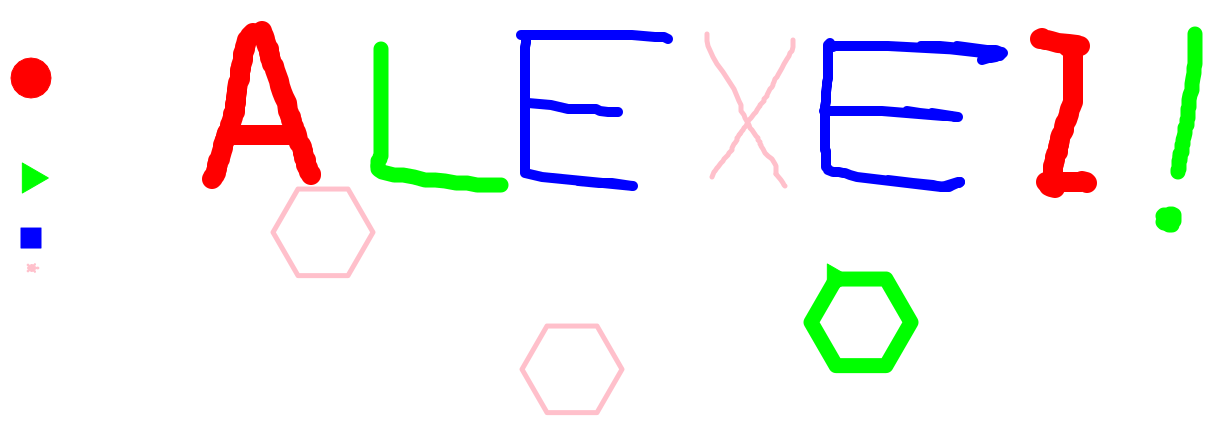

Source code (Python):
from turtle import *
from canvasvg import *
 
class MyTurtle(Turtle):
      def __init__(self,col,size,x,y,shape):
          Turtle.__init__(self)
          self.color(col)
          self.pensize(size*10)
          self.shapesize(size)
          self.pu()
          self.goto(x,y)
          self.shape(shape)
          self.onclick(self.form)
      def form(self,x,y):
          print("init to ",self.color(),self.shapesize(),self.pencolor(), self.pensize())
          color(self.pencolor(),self.fillcolor()) # this sets pencolor as well as fillcolor
          shapesize(self.pensize()/10)
          pensize(self.pensize())
          shape(self.shape())
          print("onclick set to ", color(), shapesize(),pencolor(),pensize())
      def glow(self,x,y):
          self.fillcolor("yellow")
          self.shapesize(3)
      def unglow(self,x,y):
          self.fillcolor("")
          self.shapesize(1)
      def addmore(self,x,y):
          newT=self.clone()
          newT.pu()
          newT.setpos(x,y)
          newT.pd()
          newT.shape('turtle')
          newT.shapesize(1)

def jump(x,y):
      pu()
      goto(x,y)
      pd()
      print("jump to",x,y,pencolor(),pensize())

def point(x,y):
      MrPink.seth(MrPink.towards(x,y))
      MrPink.fd(abs(MrPink.pos()-Vec2D(x,y))/2)

def f():
    fd(50)
    rt(60)

def s():
    saveall('paint.svg',Screen()._canvas)

shape('circle')
listen()
onkey(f,'a')
onkey(s,'s')
onscreenclick(jump)
onscreenclick(point,3)
ondrag(goto)

MrRed = MyTurtle('red',2,-400,200,'circle')
MrGreen = MyTurtle('green',1.5,-400,100,'triangle')
MrBlue = MyTurtle('blue',1,-400,40,'square')
MrPink = MyTurtle('pink',2,-400,10,'turtle')

done()
